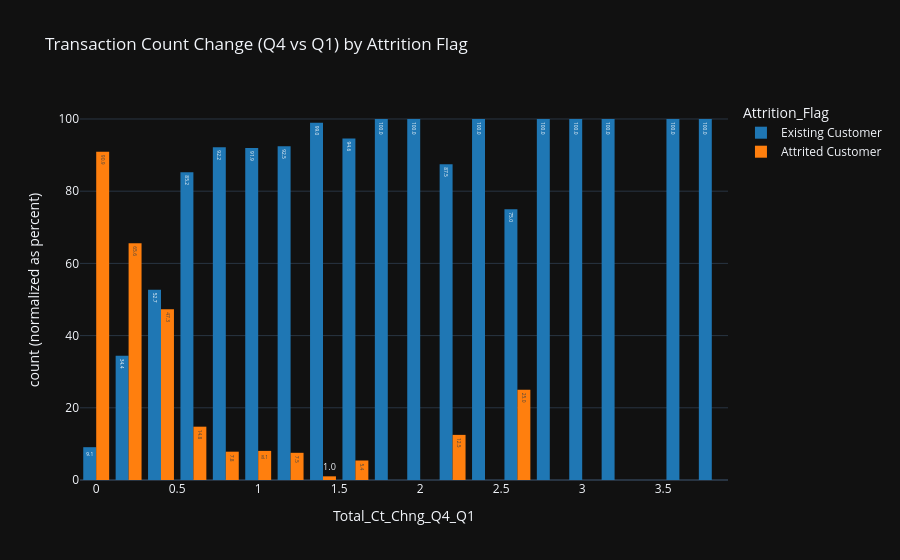

Notebook code cell kept with this figure:
### Markdown cell above
We seem to have a relatively equal number of both genders.

### Code cell
fig = px.histogram(bank_df, x='Total_Ct_Chng_Q4_Q1', color='Attrition_Flag',
                   title='Transaction Count Change (Q4 vs Q1) by Attrition Flag',
                   barmode='group', barnorm='percent', text_auto='.1f',
                   color_discrete_sequence=px.colors.qualitative.D3, nbins=20)
fig.update_traces(marker_line_width=0)
fig.show()

### Figure 1 — Plotly figure (JSON) as saved in the notebook; plotly's stock layout.template omitted (floating-point values rounded to 4 significant figures; data arrays with more than 128 entries replaced by an {"elided": "..."} marker saying what was removed)
{"data": [{"alignmentgroup": "True", "bingroup": "x", "hovertemplate": "Attrition_Flag=Existing Customer<br>Total_Ct_Chng_Q4_Q1=%{x}<br>count (normalized as percent)=%{y}<extra></extra>", "legendgroup": "Existing Customer", "marker": {"color": "#1F77B4", "line": {"width": 0}, "pattern": {"shape": ""}}, "name": "Existing Customer", "nbinsx": 20, "offsetgroup": "Existing Customer", "orientation": "v", "showlegend": true, "texttemplate": "%{value:.1f}", "type": "histogram", "x": {"elided": "8500 float values"}, "xaxis": "x", "yaxis": "y"}, {"alignmentgroup": "True", "bingroup": "x", "hovertemplate": "Attrition_Flag=Attrited Customer<br>Total_Ct_Chng_Q4_Q1=%{x}<br>count (normalized as percent)=%{y}<extra></extra>", "legendgroup": "Attrited Customer", "marker": {"color": "#FF7F0E", "line": {"width": 0}, "pattern": {"shape": ""}}, "name": "Attrited Customer", "nbinsx": 20, "offsetgroup": "Attrited Customer", "orientation": "v", "showlegend": true, "texttemplate": "%{value:.1f}", "type": "histogram", "x": {"elided": "1627 float values"}, "xaxis": "x", "yaxis": "y"}], "layout": {"barmode": "group", "barnorm": "percent", "legend": {"title": {"text": "Attrition_Flag"}, "tracegroupgap": 0}, "title": {"text": "Transaction Count Change (Q4 vs Q1) by Attrition Flag"}, "xaxis": {"anchor": "y", "domain": [0, 1], "title": {"text": "Total_Ct_Chng_Q4_Q1"}}, "yaxis": {"anchor": "x", "domain": [0, 1], "title": {"text": "count (normalized as percent)"}}}}
